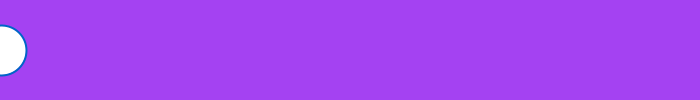
Frame 1 (no input)
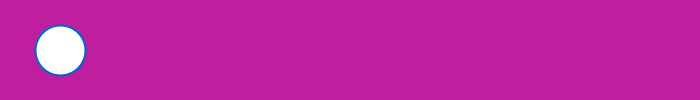
Frame 60 (the mouse pressed at the canvas centre just before this capture)
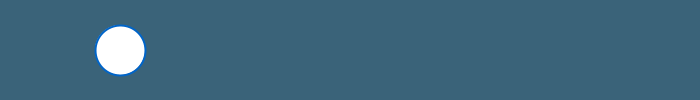
Frame 120 (the mouse held since frame 60 and released just before this capture)

The Processing sketch that drew these frames (run headless with seeded random() and noise(); from frame 60 on, the mouse is pressed at the canvas centre):

// Processing sketch: Variables
// ── Variables.pde

// Define a decimal number (float) variable x
int x = 1;

void setup() {
  size (700,100); 
}

void draw() {
  background(random(255),random(255),random(255));
  // stroke color
  stroke(0, 100, 200);
  // stroke width
  strokeWeight(2);
  // draw a shape
  ellipse(x,50,50,50);
  x = x + 1;
}






/* TRY
- Use x in as many places as possible!
- Or maybe you want to use x/2 or x/3 or x/50
*/
